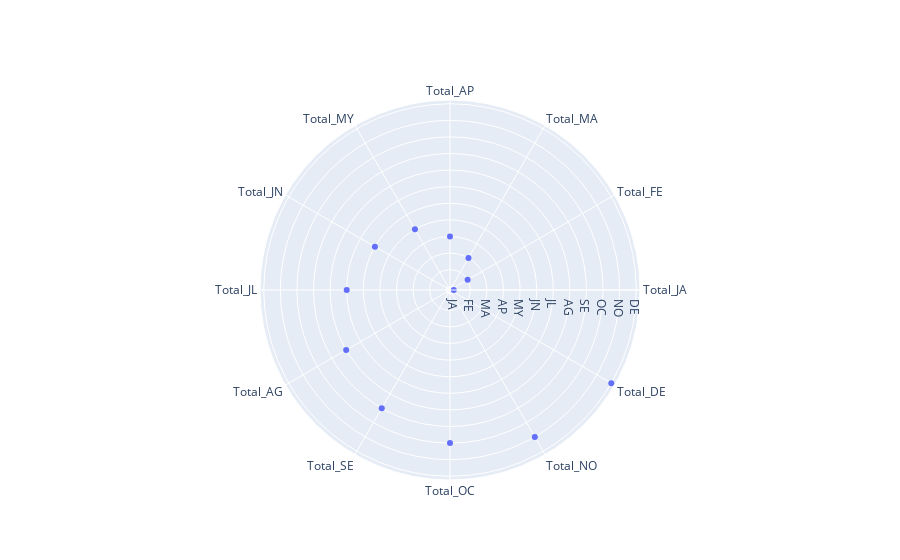

Source (notebook cell):
### Code cell
fig = go.Figure(data=
    go.Scatterpolar(
        r = ['JA','FE','MA','AP','MY','JN','JL','AG','SE','OC','NO','DE'],
        theta = ['Total_JA','Total_FE','Total_MA','Total_AP','Total_MY','Total_JN','Total_JL','Total_AG','Total_SE','Total_OC','Total_NO','Total_DE'],
        mode = 'markers',
    ))
fig.show()

### Figure 1 — Plotly figure (JSON) as saved in the notebook; plotly's stock layout.template omitted (floating-point values rounded to 4 significant figures)
{"data": [{"mode": "markers", "r": ["JA", "FE", "MA", "AP", "MY", "JN", "JL", "AG", "SE", "OC", "NO", "DE"], "theta": ["Total_JA", "Total_FE", "Total_MA", "Total_AP", "Total_MY", "Total_JN", "Total_JL", "Total_AG", "Total_SE", "Total_OC", "Total_NO", "Total_DE"], "type": "scatterpolar"}], "layout": {}}
